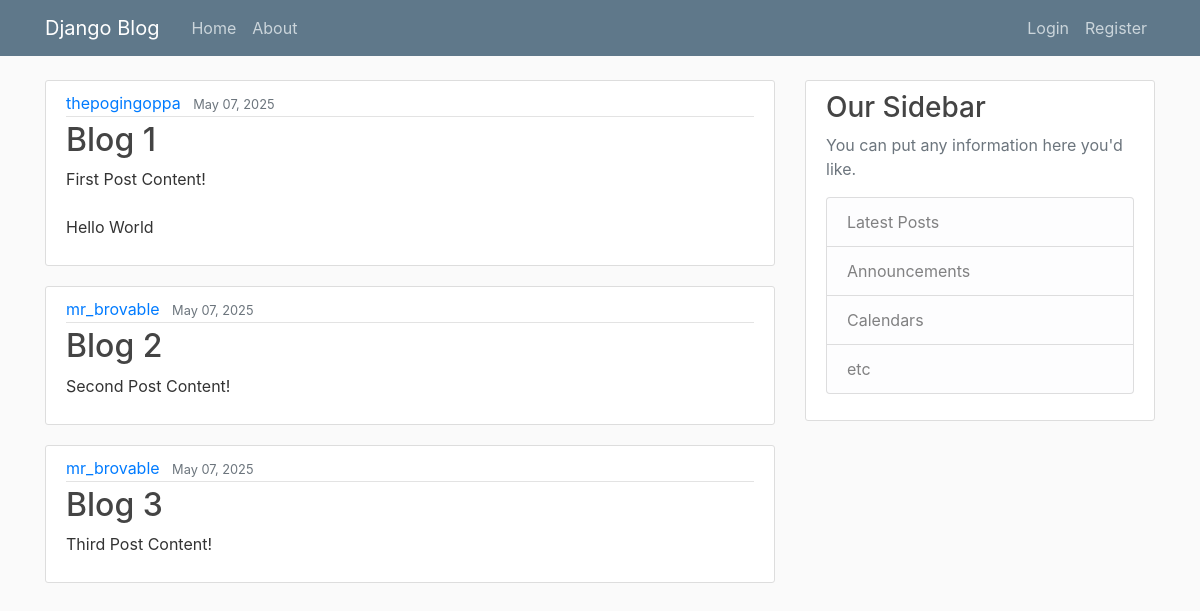
The app's page /, older data.
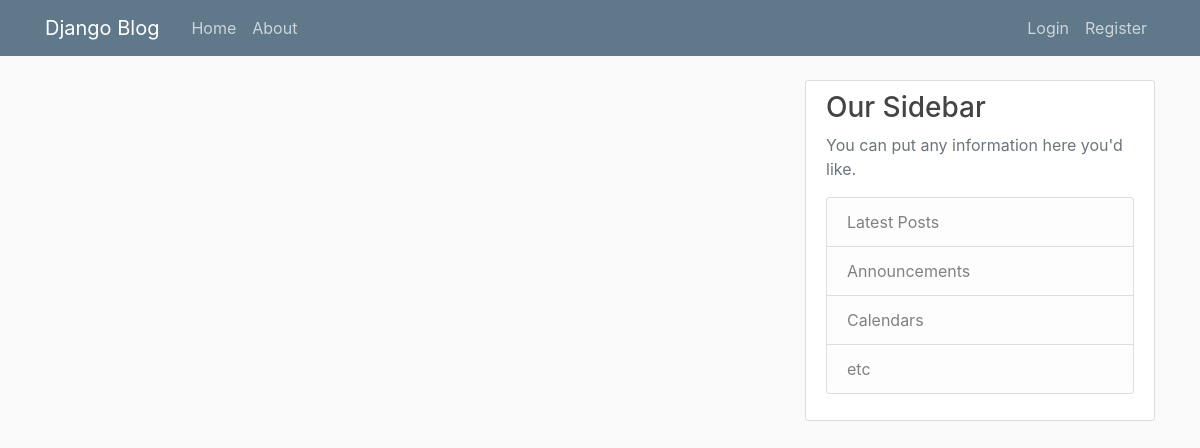
The same page, newer data.
### blog/models.py (models this page shows, shortened)
class Post(models.Model):
    title = models.CharField(max_length=100)
    content = models.TextField()
    date_posted = models.DateTimeField(default=timezone.now)
    author = models.ForeignKey(User, on_delete=models.CASCADE)

### blog/views.py (the view)
# urls.py: path('', views.home, name='blog-home'),
def home(request):
    context = {
        'posts': Post.objects.all()
    }
    return render(request, 'blog/home.html', context)

### blog/templates/blog/home.html
{% extends 'blog/base.html' %}
{% block content %}
    {% for post in posts %}
        <article class="media content-section">
            <div class="media-body">
            <div class="article-metadata">
                <a class="mr-2" href="#">{{ post.author }}</a>
                <small class="text-muted">{{ post.date_posted | date:"F d, Y" }}</small>
            </div>
            <h2><a class="article-title" href="#">{{ post.title }}</a></h2>
            <p class="article-content">{{ post.content }}</p>
            </div>
        </article>
    {% endfor %}
{% endblock content %}

### blog/templates/blog/base.html (shortened to what this page needs)
{% load static %}
<!DOCTYPE html>
<html lang="en">
<head>
    <link rel="stylesheet" href="https://cdn.jsdelivr.net/npm/bootstrap@4.4.1/dist/css/bootstrap.min.css">
    <link rel='stylesheet' type='text/css' href="{% static 'blog/main.css' %}">
</head>
<body>
    <header class="site-header">
        <nav class="navbar navbar-expand-md navbar-dark bg-steel fixed-top">
          <div class="container">
            <a class="navbar-brand mr-4" href="{% url 'blog-home' %}">Django Blog</a>
            <div class="collapse navbar-collapse" id="navbarToggle">
              <div class="navbar-nav mr-auto">
                <a class="nav-item nav-link" href="{% url 'blog-home' %}">Home</a>
                <a class="nav-item nav-link" href="{% url 'blog-about' %}">About</a>
              </div>
              <div class="navbar-nav">
                {% if user.is_authenticated %}
                    <form action="{% url 'logout' %}" method="post">
                      {% csrf_token %}
                      <button type="submit" class="btn btn-outline-light">Logout</button>
                  </form>
                  <a class="nav-item nav-link" href="{% url 'profile' %}">Profile</a>
                {% else %}
                  <a class="nav-item nav-link" href="{% url 'login' %}">Login</a>
                  <a class="nav-item nav-link" href="{% url 'register' %}">Register</a>
                {% endif %}
              </div>
            </div>
          </div>
        </nav>
    </header>
    <main role="main" class="container">
        <div class="row">
          <div class="col-md-8">
            {% block content %}{% endblock %}
          </div>
          <div class="col-md-4">
            <div class="content-section">
              <h3>Our Sidebar</h3>
              <p class='text-muted'>You can put any information here you'd like.
                <ul class="list-group">
                  <li class="list-group-item list-group-item-light">Latest Posts</li>
                  <li class="list-group-item list-group-item-light">Announcements</li>
                  <li class="list-group-item list-group-item-light">Calendars</li>
                  <li class="list-group-item list-group-item-light">etc</li>
                </ul>
              </p>
            </div>
          </div>
        </div>
      </main>
</body>
</html>

### blog/static/blog/main.css (style rules this page uses)
body { background: #fafafa; color: #333333; margin-top: 5rem; }
h1, h2, h3, h4, h5, h6 { color: #444444; }
ul { margin: 0; }
.bg-steel { background-color: #5f788a; }
.site-header .navbar-nav .nav-link { color: #cbd5db; }
.content-section { background: #ffffff; padding: 10px 20px; border: 1px solid #dddddd; border-radius: 3px; margin-bottom: 20px; }

Row changes from the older to the newer data that the page shows:
removed Post: author "thepogingoppa", date_posted "May 07, 2025", title "Blog 1", content "First Post Content! Hello World"
removed Post: author "mr_brovable", date_posted "May 07, 2025", title "Blog 2", content "Second Post Content!"
removed Post: author "mr_brovable", date_posted "May 07, 2025", title "Blog 3", content "Third Post Content!"
